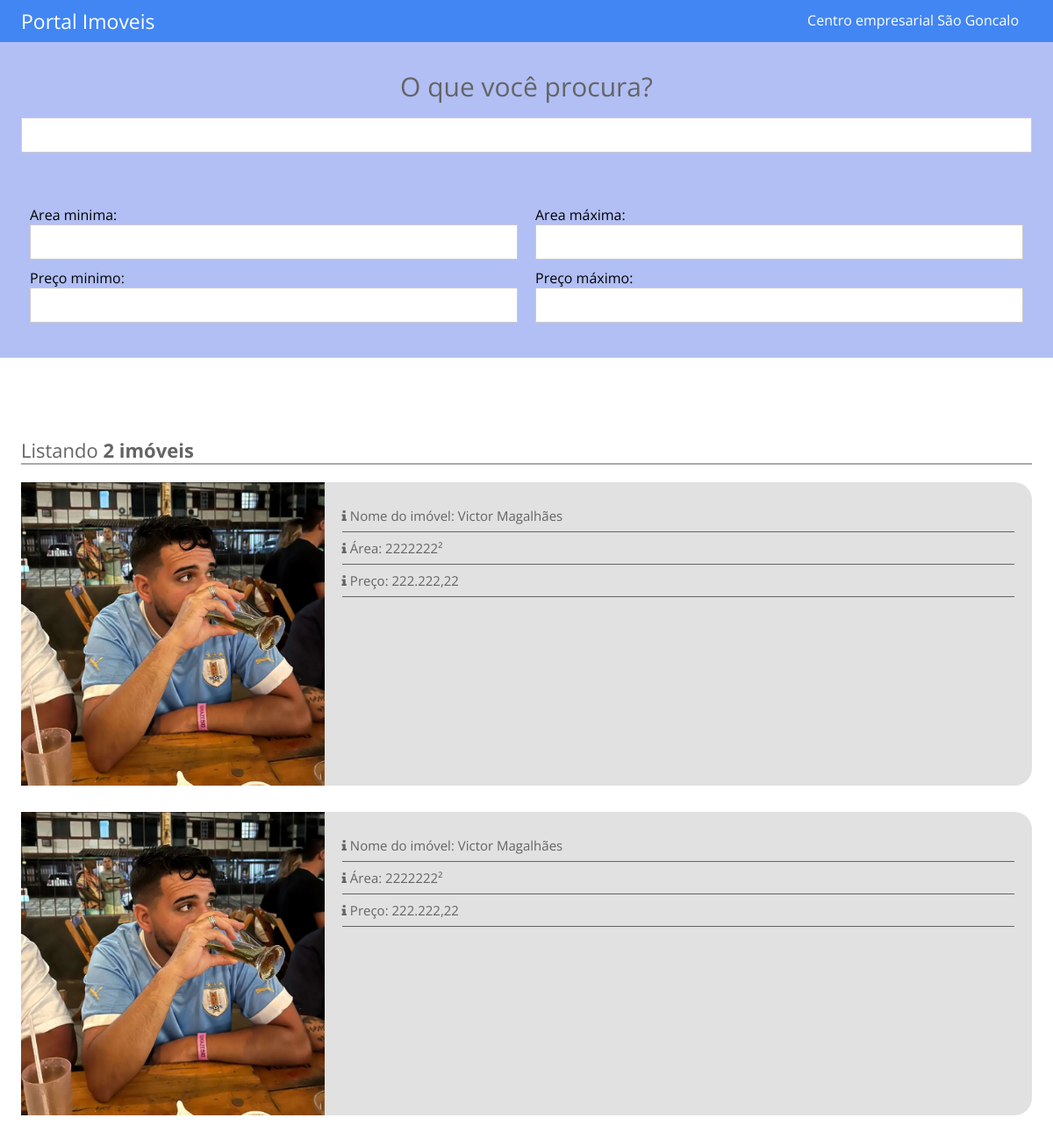
The page / on the database its author committed.
### class/views/mainView.php (called while the page is built, shortened)
<?php
    final class mainView
    {
        public static function render($fileName,$header = 'pages/includes/header.php',$footer = 'pages/includes/footer.php'){
            include($header);
            include('pages/'.$fileName);
            include($footer);
            die();
        }
    }
?>

### class/controller/homeController.php (called while the page is built, shortened)
<?php
final class homeController
{
    public function index(){
        \views\mainView::setParam(['imoveis'=>\models\homeModel::pegaImoveis()]);
        \views\mainView::render('home.php');
    }
}
?>

### index.php (called while the page is built, shortened)
<?php
$homeController = new controller\homeController();
Router::get('/',function() use ($homeController){
	$homeController->index();
});
?>

### class/Msql.php (called while the page is built)
<?php
    class Msql{
        private static $pdo;
        public static function conectar(){
            if(self::$pdo == null){
            try{
				self::$pdo = new PDO('mysql:host='.HOST.';dbname='.DATABASE,USER,PASSWORD,array(PDO::MYSQL_ATTR_INIT_COMMAND => "SET NAMES utf8"));
				self::$pdo->setAttribute(PDO::ATTR_ERRMODE,PDO::ERRMODE_EXCEPTION);
				}catch(Exception $e){
					echo '<h2>Erro ao conectar</h2>';
			    }
            }
            return self::$pdo;
        }
    }
?>

### class/models/homeModel.php (called while the page is built, shortened)
<?php
    Class homeModel{
        public static function pegaImoveis(){
            $selectImoveis = \Msql::conectar()->prepare("SELECT * FROM `tb_admin.imoveis`");
            $selectImoveis->execute();
            return $selectImoveis->fetchAll();
        }
    }
?>

### class/Painel.php (called while the page is built, shortened)
<?php
    class Painel{
            public static function convertMoney($valor){
                return number_format($valor, 2, ',', '.');
            }
    }
    ?>

### pages/home.php (the view)
<?php
   $parametros = \views\mainView::$par;
?>
<section class="lista-imoveis">
<div class="container">
    <h2 class="title-busca">Listando <b><?php echo count($parametros['imoveis']) ?> imóveis</b></h2>
    <?php
        foreach($parametros['imoveis'] as $key=>$value){
            $imagem = \Msql::conectar()->prepare("SELECT imagem FROM `tb_admin.imagens_imoveis` WHERE imovel_id = $value[id]");
            $imagem->execute();
            $imagem = $imagem->fetch()['imagem'];
    ?>
    <div class="row-imoveis">
        <div class="r1">
            <img src="<?php echo INCLUDE_PATH_PAINEL ?>uploads/<?php echo $imagem; ?>" alt="" srcset="">
        </div>
        <div class="r2">
            <p><i class="fa fa-info"></i> Nome do imóvel: <?php echo $value['nome'] ?></p>
            <p><i class="fa fa-info"></i> Área: <?php echo $value['area'] ?>²</p>
            <p><i class="fa fa-info"></i> Preço: <?php echo \Painel::convertMoney($value['preco']); ?></p>
        </div>
    </div>
    <?php
        }
    ?>
</div>
</section>

### class/Router.php (shortened to what this page needs)
<?php
	class Router
	{
		public static function get($path,$arg){
			if(empty($_POST)){
				$url = @$_GET['url'];
			if(@$url[0] != '/'){
				$url = '/'.$url;
			}
			if($url == $path){
				$arg();
				return true;
			}
			}
		}
	}
?>

### pages/includes/header.php (shortened to what this page needs)
<!DOCTYPE html>
<html lang="en">
<head>
    <link rel="stylesheet" href="<?php echo INCLUDE_PATH ?>css/style.css">
    <link rel="stylesheet" href="https://cdnjs.cloudflare.com/ajax/libs/font-awesome/4.7.0/css/font-awesome.min.css">
</head>
<body>
<header>
    <div class="container">
    <div class="logo"><a href="<?php echo INCLUDE_PATH ?>">Portal Imoveis</a></div>
    <nav class="desktop">
        <ul>
        <?php
           $selectEmpreend = \Msql::conectar()->prepare("SELECT * FROM `tb_admin.empreendimentos` ORDER BY  order_id ASC");
           $selectEmpreend->execute();
           $empreedimentos = $selectEmpreend->fetchAll();
           foreach($empreedimentos as $key => $value){
        ?>
            <li><a href="<?php echo INCLUDE_PATH.$value['slug'];?>"><?php echo $value['nome']; ?></li></a>
        <?php } ?>
        </ul>
    </nav>
    </div>
</header>
<section class="search1">
    <div class="container">
        <h2>O que você procura?</h2>
        <input type="text" name="texto-busca">
    </div>
</section>
<section class="search2">
    <div class="container">
        <form action="<?php echo INCLUDE_PATH ?>ajax/formularios.php" method="post">
            <div class="form-group">
                <label >Area minima: </label>
                <input type="number" name="area_min" id="">
            </div>
            <div class="form-group">
                <label >Area máxima: </label>
                <input type="number" name="area_max" id="">
            </div>
            <div class="form-group">
                <label >Preço minimo: </label>
                <input  name="preco_min" type="text">
            </div>
            <div  class="form-group">
                <label >Preço máximo: </label>
                <input  name="preco_max" type="text">
            </div>
        </form>
    </div>
</section>

### pages/includes/footer.php (shortened to what this page needs)
</body>
</html>

### css/style.css (style rules this page uses)
* { margin: 0; padding: 0; box-sizing: border-box; font-family: "Open Sans"; }
input[type=text], input[type=button], input[type=submit], input[type=password], textarea { -webkit-appearance: none; border-radius: 0; }
html,body { height: 100%; }
input { border: 0; }
.container { max-width: 1280px; padding:0 2% ; margin: 0 auto; }
a { color: white; text-decoration: none; }
header { background-color:#4286f4; padding: 8px 0; }
header .logo { float: left; color: white; font-size: 23px; }
nav.desktop { float: right; }
nav.desktop ul { list-style-type: none; position: relative; top: 4px; }
nav.desktop li { font-size: 16px; display: inline-block; padding: 0 15px; }
nav.desktop a { color: white; text-decoration: none; }
section.search1 { background-color: rgb(178 191 245); padding: 30px 0; text-align: center; }
section.search1 h2 { color: #646464; font-size: 30px; font-weight: normal; }
section.search1 input[type=text] { width: 100%; height: 40px; border: 1px solid #ccc; padding-left: 8px; margin-top: 15px; font-size: 17px; }
.search2 { padding: 30px 0; background: rgb(178 191 245); }
.form-group { float: left; width: 50%; padding: 0 10px; margin-bottom: 10px; }
.form-group label { display: block; }
.form-group input[type=text], .form-group input[type=number] { padding-left:10px; width: 100%; border: 1px solid #ccc; height: 40px; }
.lista-imoveis { padding:90px 0; }
.lista-imoveis .row-imoveis { display: flex; background-color: rgb(225, 225, 225); border-radius: 20px; margin-bottom: 30px; }
.r1 { width: 30%; }
.r1 img { max-width: 100%; display: block; }
.r2 { width: 70%; }
.r2 { padding: 20px; color: #646464; font-size: 15px; }
.r2 p { border-bottom: 1px solid #646464; padding: 8px 0; }
.title-busca { padding: 0px 0; border-bottom: 2px solid #aaaaaa; font-size: 22px; font-weight: normal; color: #646464; margin-bottom: 20px; }

### rows shown on the page
tb_admin.empreendimentos: nome "Centro empresarial São Goncalo"
tb_admin.imoveis: tb_admin.imagens_imoveis.imagem (picture), nome "Victor Magalhães", area "2222222", preco "222.222,22"
tb_admin.imoveis: tb_admin.imagens_imoveis.imagem (picture), nome "Victor Magalhães", area "2222222", preco "222.222,22"

### other values the page prints
count($parametros['imoveis']) "2"
